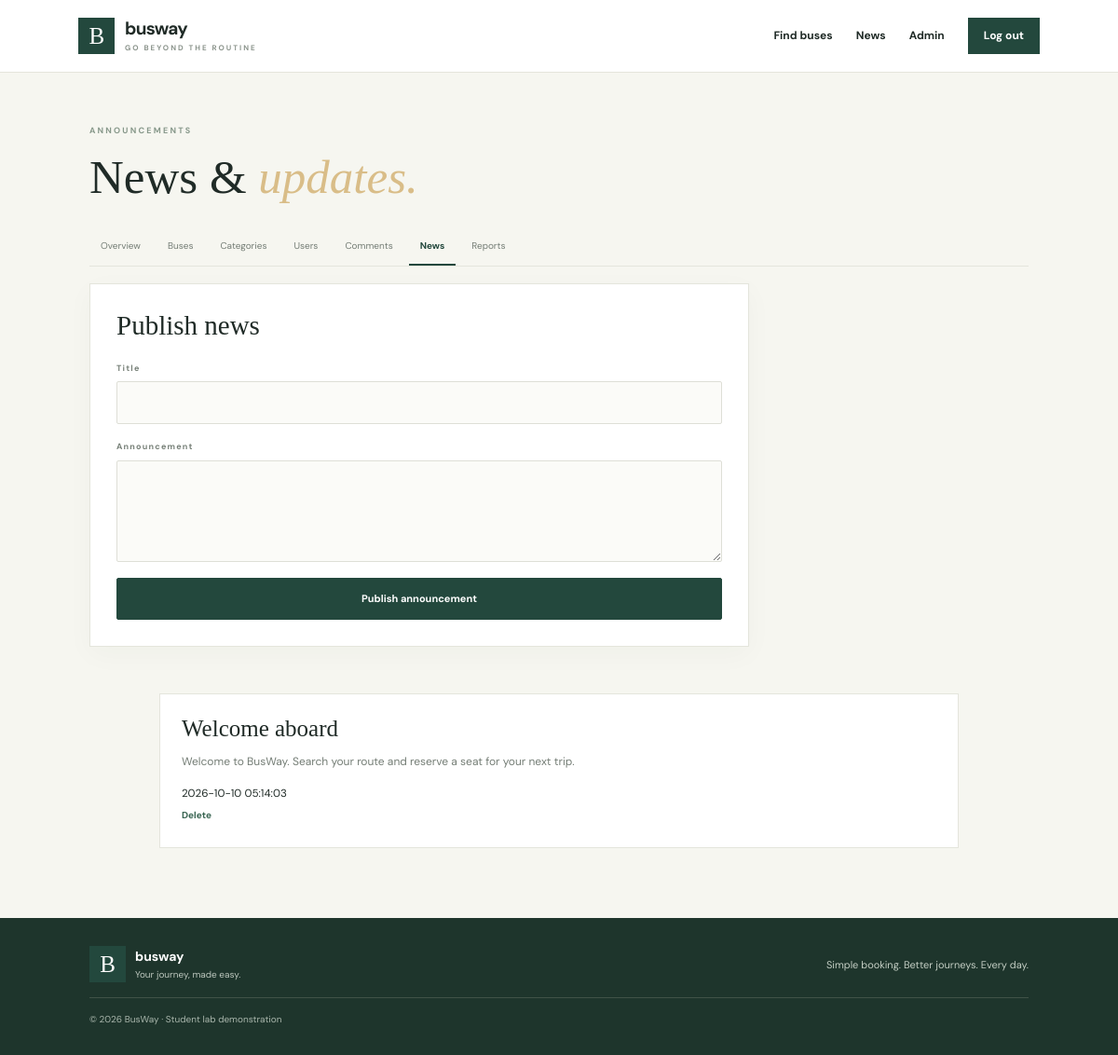
The page /admin/news (signed in) on the database its author committed.
### tables this page shows
CREATE TABLE news(
            id INTEGER PRIMARY KEY AUTOINCREMENT,
            title TEXT NOT NULL,
            body TEXT NOT NULL,
            created_at TEXT NOT NULL DEFAULT CURRENT_TIMESTAMP
        );

### app.py (the view, shortened to what this page needs)
@app.route("/admin/news", methods=["GET", "POST"])
@admin_required
def admin_news():
    with db() as con:
        items = con.execute("SELECT * FROM news ORDER BY created_at DESC").fetchall()
    return render_template("admin/news.html", items=items)

### app.py (called while the page is built)
def db():
    con = sqlite3.connect(DB_PATH)
    con.row_factory = sqlite3.Row
    con.execute("PRAGMA foreign_keys=ON")
    return con

def user_now():
    if not session.get("user_id"):
        return None
    with db() as con:
        return con.execute("SELECT id,name,email,role FROM users WHERE id=?", (session["user_id"],)).fetchone()

def admin_required(fn):
    @wraps(fn)
    def wrapper(*args, **kwargs):
        user = user_now()
        if not user or user["role"] != "admin":
            flash("Administrator access is required.", "danger")
            return redirect(url_for("login"))
        return fn(*args, **kwargs)
    return wrapper

@app.context_processor
def inject_globals():
    return {"current_user": user_now(), "today": date.today().isoformat()}

### templates/admin/news.html
{% extends "base.html" %}{% block title %}Manage news{% endblock %}{% block content %}<section class="page-intro admin-intro"><span class="eyebrow">ANNOUNCEMENTS</span><h1>News & <em>updates.</em></h1><div class="admin-nav"><a href="{{ url_for('admin_dashboard') }}">Overview</a><a href="{{ url_for('admin_buses') }}">Buses</a><a href="{{ url_for('admin_categories') }}">Categories</a><a href="{{ url_for('admin_users') }}">Users</a><a href="{{ url_for('admin_comments') }}">Comments</a><a class="active" href="{{ url_for('admin_news') }}">News</a><a href="{{ url_for('admin_reports') }}">Reports</a></div></section><section class="admin-content"><form class="form-card" method="post"><h2>Publish news</h2><label>Title<input name="title" required></label><label>Announcement<textarea name="body" rows="4" required></textarea></label><button class="button" type="submit">Publish announcement</button></form></section><div class="news-page">{% for item in items %}<article class="news-article"><h2>{{ item.title }}</h2><p>{{ item.body }}</p><small>{{ item.created_at }}</small><form method="post" action="{{ url_for('delete_news',news_id=item.id) }}"><button class="link-button" type="submit">Delete</button></form></article>{% endfor %}</div>{% endblock %}

### static/style.css (style rules this page uses)
:root { --ink:#202b27;--muted:#747d75;--paper:#f6f6f0;--white:#fff;--green:#23483d;--green2:#386451;--gold:#d8b879;--line:#e4e5dc;--red:#a2473e }
* { box-sizing:border-box }
body { margin:0;background:var(--paper);color:var(--ink);font:14px/1.65 'DM Sans',sans-serif }
a { color:inherit;text-decoration:none }
button,input,select,textarea { font:inherit }
.eyebrow { display:block;font-size:9px;font-weight:700;letter-spacing:2.2px;color:#87988a;margin-bottom:12px }
.hero h1 em,.auth-copy h1 em,.how h2 em,.page-intro h1 em,.narrow h1 em { color:#d9bd88;font-weight:500 }
label { display:flex;flex-direction:column;gap:7px;font-size:9px;letter-spacing:1.2px;font-weight:700;color:#778078 }
.search-card input,.form-card input,.form-card select,.form-card textarea,.comment-form textarea { width:100%;border:1px solid #dedfd7;background:#fbfbf8;padding:11px 12px;outline:none;border-radius:2px;font-size:13px;letter-spacing:0;font-weight:400;color:var(--ink) }
.button { display:inline-flex;align-items:center;justify-content:center;gap:12px;background:var(--green);color:white;border:1px solid var(--green);padding:12px 18px;font-size:11px;font-weight:700;border-radius:2px;cursor:pointer;transition:.2s }
.page-intro { padding:55px 8% 28px }
.page-intro h1,.narrow h1 { font:500 clamp(36px,4.5vw,51px)/1.2 'Playfair Display',serif;margin:0 0 10px }
.form-card { background:white;border:1px solid var(--line);padding:28px;display:flex;flex-direction:column;gap:17px;box-shadow:0 8px 28px #203a2b08 }
.form-card h2 { font:500 29px 'Playfair Display',serif;margin:0 }
.link-button { background:none;border:0;padding:0;cursor:pointer;font-size:10px;font-weight:700;color:var(--green2) }
.admin-intro { padding-bottom:18px }
.admin-nav { display:flex;gap:5px;flex-wrap:wrap;border-bottom:1px solid var(--line);margin-top:25px }
.admin-nav a { font-size:10px;padding:10px 12px;color:var(--muted);border-bottom:2px solid transparent }
.admin-nav a.active { border-color:var(--green);color:var(--green);font-weight:700 }
.admin-content { max-width:900px;padding:0 8% 30px }
.admin-content .form-card { margin-bottom:20px }
.admin-content .form-card h2 { margin-bottom:5px }
.news-page,.comment-admin { padding:0 8% 60px;max-width:1050px;margin:auto }
.news-article { background:white;border:1px solid var(--line);padding:23px;margin-bottom:15px }
.news-article h2 { font:500 25px 'Playfair Display',serif;margin:0 }
.news-article p { font-size:12px;color:var(--muted) }

### rows shown on the page
news: title "Welcome aboard", body "Welcome to BusWay. Search your route and reserve a seat for your next trip.", created_at "2026-10-10 05:14:03"
